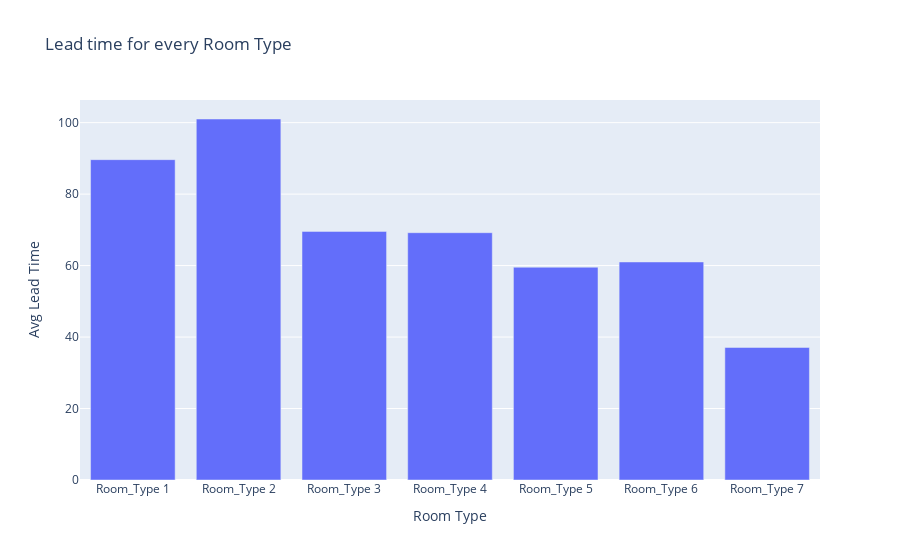

Notebook code for this chart:
### Markdown cell above
### 4. Now, let's try and understand how how other factors could potentially be affecting this average price of any given room

### Code cell
grouped_df = df.groupby("room_type_reserved")["lead_time"].mean().reset_index()

grouped_df.columns = ["Room Type", "Avg Lead Time"]

fig = px.bar(grouped_df, x="Room Type", y="Avg Lead Time", title="Lead time for every Room Type")

fig.show()

### Figure 1 — Plotly figure (JSON) as saved in the notebook; plotly's stock layout.template omitted (floating-point values rounded to 4 significant figures)
{"data": [{"hovertemplate": "Room Type=%{x}<br>Avg Lead Time=%{y}<extra></extra>", "legendgroup": "", "marker": {"color": "#636efa", "pattern": {"shape": ""}}, "name": "", "orientation": "v", "showlegend": false, "textposition": "auto", "type": "bar", "x": ["Room_Type 1", "Room_Type 2", "Room_Type 3", "Room_Type 4", "Room_Type 5", "Room_Type 6", "Room_Type 7"], "xaxis": "x", "y": [89.64, 101.0, 69.57, 69.21, 59.55, 61.02, 37.09], "yaxis": "y"}], "layout": {"barmode": "relative", "legend": {"tracegroupgap": 0}, "title": {"text": "Lead time for every Room Type"}, "xaxis": {"anchor": "y", "domain": [0, 1], "title": {"text": "Room Type"}}, "yaxis": {"anchor": "x", "domain": [0, 1], "title": {"text": "Avg Lead Time"}}}}
